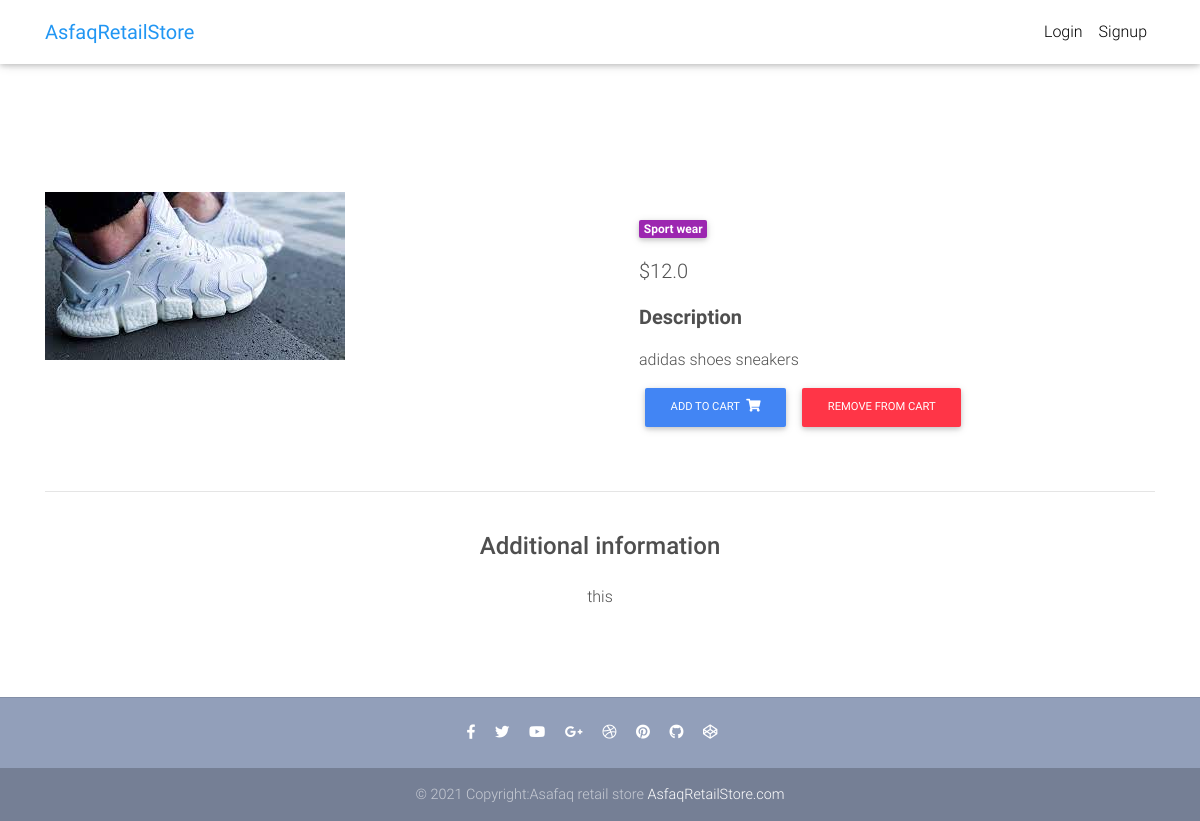
The page /product/shoe/ on the database its author committed.
### core/models.py (models this page shows, shortened)
class Item(models.Model):
    title = models.CharField(max_length=100)
    price = models.FloatField()
    discount_price = models.FloatField(blank=True, null=True)
    category = models.CharField(choices=CATEGORY_CHOICES, max_length=2)
    label = models.CharField(choices=LABEL_CHOICES, max_length=1)
    slug = models.SlugField()
    description = models.TextField()
    is_active = models.BooleanField(default=True)
    image = models.ImageField()
    def get_add_to_cart_url(self):
        return reverse("core:add-to-cart", kwargs={
            'slug': self.slug
        })
    def get_remove_from_cart_url(self):
        return reverse("core:remove-from-cart", kwargs={
            'slug': self.slug
        })

### core/views.py (the view)
# urls.py: path('product/<slug>/', ItemDetailView.as_view(), name='product'),
class ItemDetailView(DetailView):
    model = Item
    template_name = "product.html"

### templates/product.html (shortened to what this page needs)
{% extends "base.html" %}
{% block content %}
  <main class="mt-5 pt-4">
    <div class="container dark-grey-text mt-5">
      <div class="row wow fadeIn">
        <div class="col-md-6 mb-4">
          <img src="{{item.image.url}}" class="img-fluid" alt="">
        </div>
        <div class="col-md-6 mb-4">
          <div class="p-4">
            <div class="mb-3">
              <a href="">
                <span class="badge purple mr-1">{{ object.get_category_display }}</span>
              </a>
            </div>
            <p class="lead">
              {% if object.discount_price %}
              <span class="mr-1">
                <del>${{ object.price }}</del>
              </span>
              <span>${{ object.discount_price }}</span>
              {% else %}
              <span>${{ object.price }}</span>
              {% endif %}
            </p>
            <p class="lead font-weight-bold">Description</p>
            <p>{{ object.description }}</p>
            <a href="{{ object.get_add_to_cart_url }}" class="btn btn-primary btn-md my-0 p">
              Add to cart
              <i class="fas fa-shopping-cart ml-1"></i>
            </a>
            <a href="{{ object.get_remove_from_cart_url }}" class="btn btn-danger btn-md my-0 p">
              Remove from cart
            </a>
          </div>
        </div>
      </div>
      <hr>
      <div class="row d-flex justify-content-center wow fadeIn">
        <div class="col-md-6 text-center">
          <h4 class="my-4 h4">Additional information</h4>
          <p>this</p>
        </div>
      </div>
      <div class="row wow fadeIn">
        <div class="col-lg-4 col-md-12 mb-4">
        </div>
        <div class="col-lg-4 col-md-6 mb-4">
        </div>
        <div class="col-lg-4 col-md-6 mb-4">
        </div>
      </div>
    </div>
  </main>
{% endblock content %}

### templates/base.html (style rules this page uses)
html, body, header, .carousel { height: 60vh; }

### rows shown on the page
Item: image (picture), category "Sport wear", price "12.0", description "adidas shoes sneakers"
